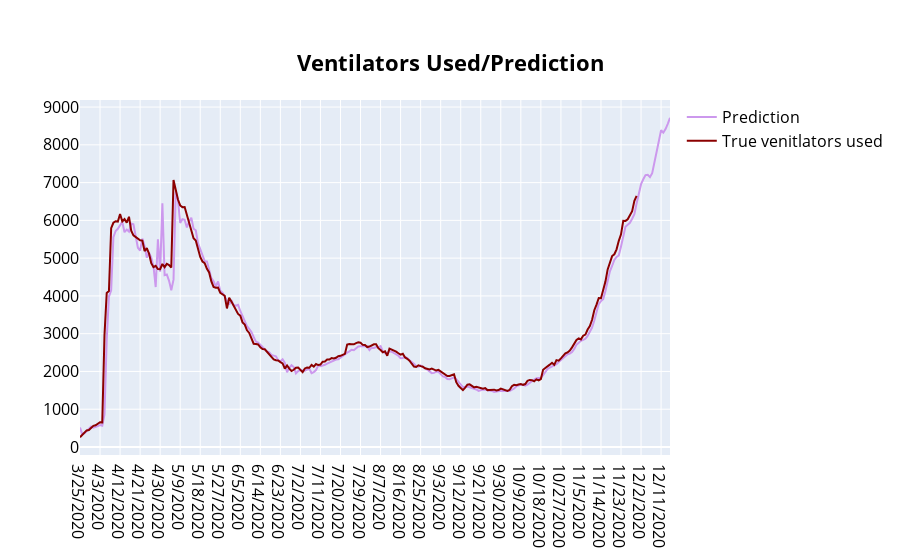

This figure's notebook cell:
### Code cell
fig4.update_layout(title={'text': '<b>Ventilators Used/Prediction</b>',
                         'y': 0.9,
                         'x': 0.5,
                         'xanchor': 'center',
                         'yanchor': 'top'
                         },
                  font=dict(size=16, color="black")
                  )

### Figure 1 — Plotly figure (JSON) as saved in the notebook; plotly's stock layout.template omitted (floating-point values rounded to 4 significant figures; data arrays with more than 128 entries replaced by an {"elided": "..."} marker saying what was removed)
{"data": [{"line": {"color": "rgb(204, 152, 237)", "width": 2}, "mode": "lines", "name": "Prediction", "type": "scatter", "x": {"elided": "266 str values"}, "y": {"elided": "266 int values"}}, {"line": {"color": "darkred", "dash": "solid", "width": 2}, "mode": "lines", "name": "True venitlators used", "type": "scatter", "x": {"elided": "266 str values"}, "y": {"elided": "251 int values"}}], "layout": {"font": {"color": "black", "size": 16}, "title": {"text": "<b>Ventilators Used/Prediction</b>", "x": 0.5, "xanchor": "center", "y": 0.9, "yanchor": "top"}}}
